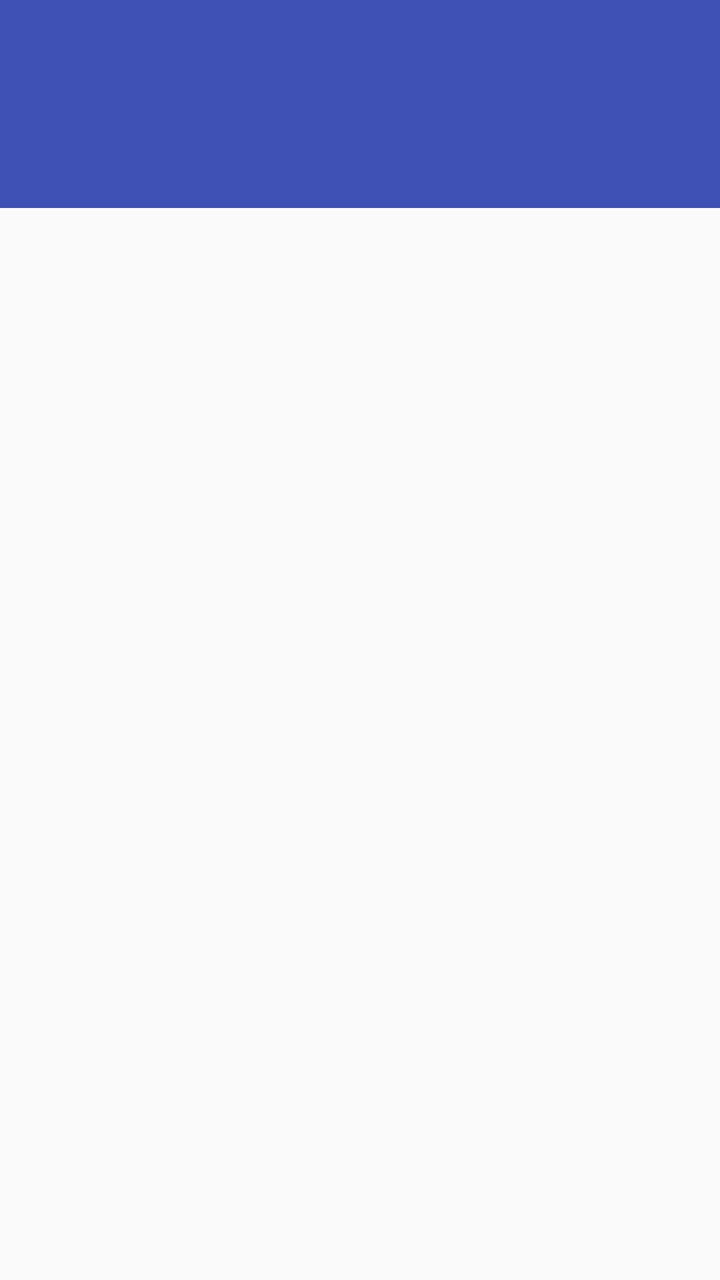
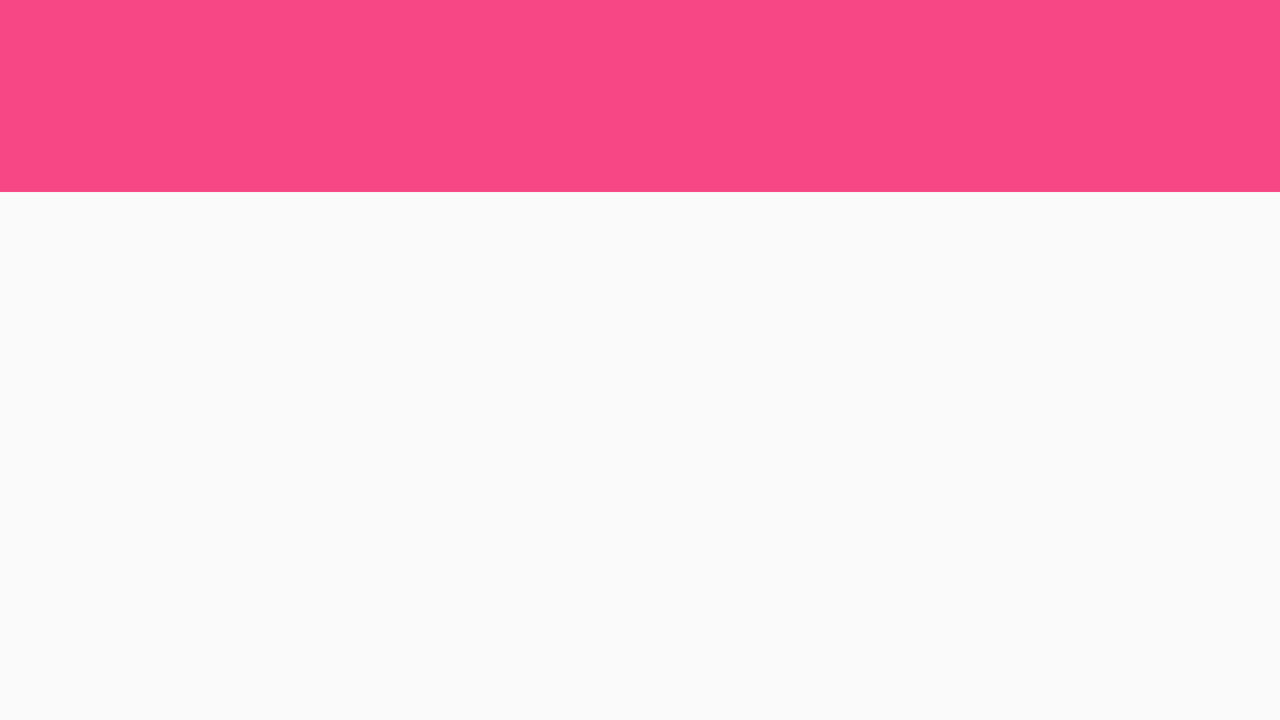

Compare how this app lays out the same screen by default and in its alternative resource folder. The renders come first, then the two layout files and the values they reference.
<!-- AndroidManifest.xml: application theme AppTheme -->
<!-- res/layout/activity_home.xml -->
<?xml version="1.0" encoding="utf-8"?>
<LinearLayout xmlns:android="http://schemas.android.com/apk/res/android"
    xmlns:app="http://schemas.android.com/apk/res-auto"
    xmlns:tools="http://schemas.android.com/tools"
    android:layout_width="match_parent"
    android:layout_height="match_parent"
    android:orientation="vertical"
    tools:context="com.example.sulta.tplan.view.activities.HomeActivity">

    <android.support.v7.widget.Toolbar
        android:layout_width="match_parent"
        android:layout_height="wrap_content"
        android:background="@color/colorPrimary"
        android:id="@+id/tpToolBar">

        <TextView
            android:layout_width="wrap_content"
            android:layout_height="wrap_content"
            android:id="@+id/currentTabName"
            android:textColor="@color/cardview_light_background"
            android:textSize="18dp"/>
    </android.support.v7.widget.Toolbar>

    <android.support.design.widget.TabLayout
        android:layout_width="match_parent"
        android:layout_height="wrap_content"
        android:background="@color/colorPrimary"
        app:tabIndicatorColor="@android:color/white"
        android:id="@+id/homeTabs">

    </android.support.design.widget.TabLayout>

    <android.support.v4.view.ViewPager
        android:layout_width="match_parent"
        android:layout_height="match_parent"
        android:id="@+id/homeViewPager">

    </android.support.v4.view.ViewPager>

</LinearLayout>
<!-- resources referenced by this layout -->
<resources>
  <color name="colorPrimary">#3F51B5</color>
  <style name="AppTheme" parent="Theme.AppCompat.Light.NoActionBar">
          
          <item name="colorPrimary">@color/colorAccentLight</item>
          <item name="colorPrimaryDark">@color/colorAccent</item>
          <item name="colorAccent">@color/colorAccent</item>
      </style>
  <color name="colorAccentLight">#f74784</color>
  <color name="colorAccent">#F74784</color>
</resources>
<!-- res/layout-land/activity_home.xml (the repository's variant of the layout above) -->
<!-- drawn on the phone turned sideways -->
<?xml version="1.0" encoding="utf-8"?>
<LinearLayout
    xmlns:android="http://schemas.android.com/apk/res/android" android:layout_width="match_parent"
    android:layout_height="match_parent"
    android:orientation="vertical">

    <android.support.v7.widget.Toolbar
        android:layout_width="match_parent"
        android:layout_height="wrap_content"
        android:background="@color/colorAccent"
        android:id="@+id/tpToolBar">

    </android.support.v7.widget.Toolbar>

    <android.support.design.widget.TabLayout
        android:layout_width="match_parent"
        android:layout_height="wrap_content"
        android:background="@color/colorAccent"
        android:id="@+id/homeTabs">

    </android.support.design.widget.TabLayout>

    <android.support.v4.view.ViewPager
        android:layout_width="match_parent"
        android:layout_height="match_parent"
        android:id="@+id/homeViewPager">

    </android.support.v4.view.ViewPager>

</LinearLayout>
<!-- resources referenced by the variant -->
<!-- as the phone turned sideways resolves them -->
<resources>
  <color name="colorAccent">#F74784</color>
  <style name="AppTheme" parent="Theme.AppCompat.Light.NoActionBar">
          
          <item name="colorPrimary">@color/colorAccentLight</item>
          <item name="colorPrimaryDark">@color/colorAccent</item>
          <item name="colorAccent">@color/colorAccent</item>
      </style>
  <color name="colorAccentLight">#f74784</color>
</resources>
